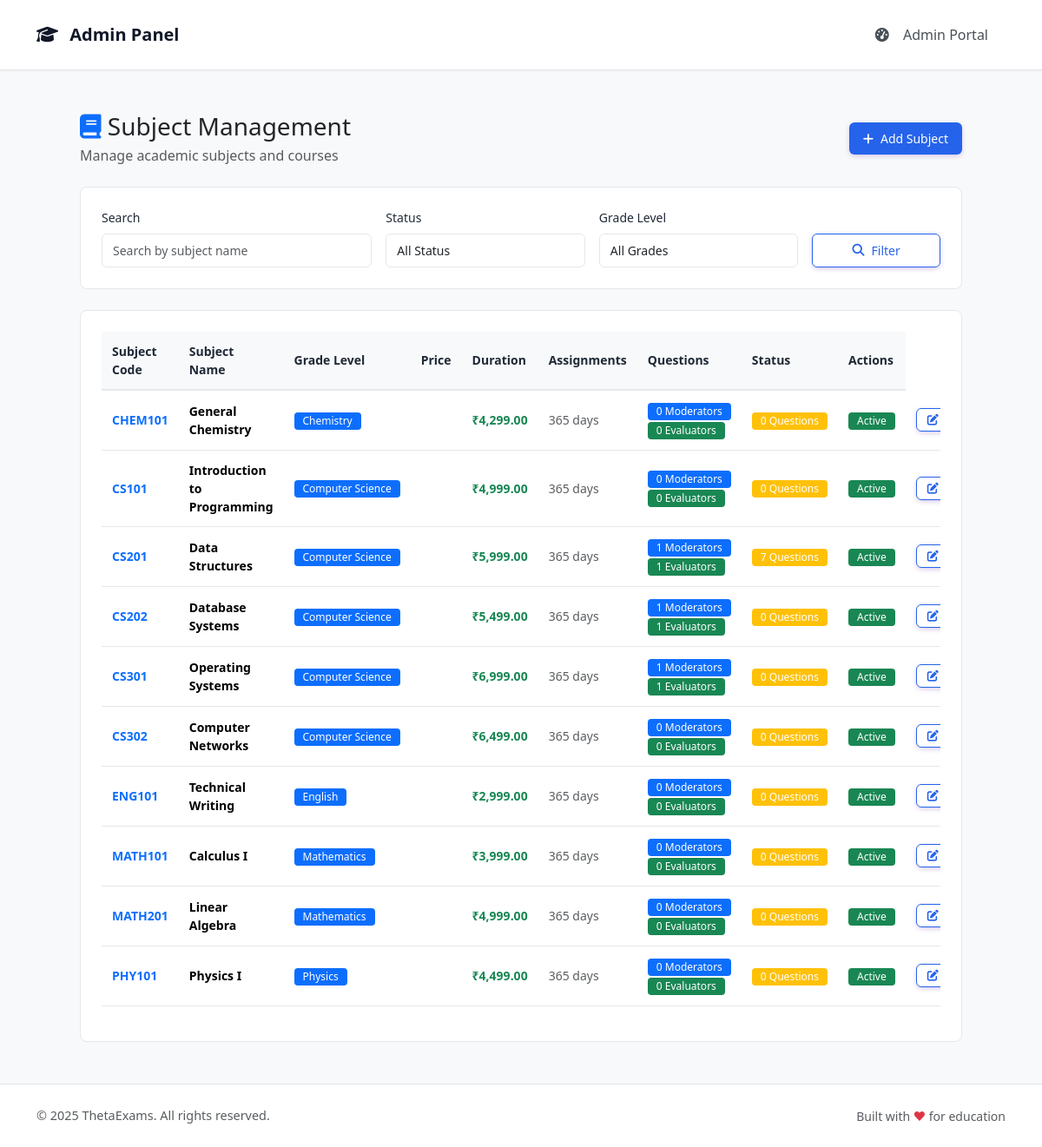
The app's page /admin/subjects.php (signed in) with its own data.
### tables this page shows
CREATE TABLE IF NOT EXISTS subjects (
    id INT AUTO_INCREMENT PRIMARY KEY,
    code VARCHAR(50) UNIQUE NOT NULL,
    name VARCHAR(150) NOT NULL,
    description TEXT NULL,
    department VARCHAR(100) NULL,
    year INT NULL,
    semester INT NULL,
    price DECIMAL(10,2) DEFAULT 100.00,
    duration_days INT DEFAULT 365,
    is_active TINYINT(1) DEFAULT 1,
    created_at TIMESTAMP DEFAULT CURRENT_TIMESTAMP,
    updated_at TIMESTAMP DEFAULT CURRENT_TIMESTAMP ON UPDATE CURRENT_TIMESTAMP,
    INDEX idx_subjects_code (code),
    INDEX idx_subjects_department (department),
    INDEX idx_subjects_active (is_active)
);

### admin/subjects.php (the view, shortened to what this page needs)
<?php
require_once('../config/config.php');
$search = isset($_GET['search']) ? trim($_GET['search']) : '';
$query = "SELECT s.*,
    (SELECT COUNT(*) FROM moderator_subjects ms WHERE ms.subject_id = s.id) as moderator_count,
    (SELECT COUNT(*) FROM evaluator_subjects es WHERE es.subject_id = s.id) as evaluator_count,
    (SELECT COUNT(*) FROM questions q WHERE q.subject_id = s.id) as questions_count
    FROM subjects s WHERE 1=1";
$query .= " ORDER BY s.code ASC";
$stmt = $conn->prepare($query);
if (!$stmt) {
    $error = "Database error: " . $conn->error;
    $subjects = false;
} else {
    $stmt->execute();
    $subjects = $stmt->get_result();
}
include('../includes/header.php');
?>
<link rel="stylesheet" href="../moderator/css/moderator-style.css">
<div class="container-fluid" style="padding-left: 50px; padding-right: 50px;">
    <div class="row">
        <div class="col-12">
            <div class="d-flex justify-content-between align-items-center mb-4 mt-4">
                <div>
                    <h1 class="h3 mb-1"><i class="fas fa-book text-primary"></i> Subject Management</h1>
                    <p class="text-muted mb-0">Manage academic subjects and courses</p>
                </div>
                <button class="btn btn-primary" data-bs-toggle="modal" data-bs-target="#subjectModal" onclick="resetForm()">
                    <i class="fas fa-plus"></i> Add Subject
                </button>
            </div>
            <div class="dashboard-card mb-4">
                <div>
                    <form method="GET" action="">
                        <div class="row g-3">
                            <div class="col-md-4">
                                <label for="search" class="form-label">Search</label>
                                <input type="text" class="form-control" id="search" name="search"
                                       value="<?= htmlspecialchars($search) ?>"
                                       placeholder="Search by subject name">
                            </div>
                            <div class="col-md-3">
                                <label for="status" class="form-label">Status</label>
                                <select class="form-select" id="status" name="status">
                                    <option value="">All Status</option>
                                </select>
                            </div>
                            <div class="col-md-3">
                                <label for="grade" class="form-label">Grade Level</label>
                                <select class="form-select" id="grade_filter" name="grade">
                                    <option value="">All Grades</option>
                                </select>
                            </div>
                            <div class="col-md-2">
                                <label class="form-label">&nbsp;</label>
                                <div class="d-grid gap-2">
                                    <button type="submit" class="btn btn-outline-primary">
                                        <i class="fas fa-search"></i> Filter
                                    </button>
                                </div>
                            </div>
                        </div>
                    </form>
                </div>
            </div>
            <div class="dashboard-card">
                <div>
                    <?php if($subjects && $subjects->num_rows > 0): ?>
                        <div class="table-responsive">
                            <table class="table table-hover">
                                <thead class="table-light">
                                    <tr>
                                        <th>Subject Code</th>
                                        <th>Subject Name</th>
                                        <th>Grade Level</th>
                                        <th>Price</th>
                                        <th>Duration</th>
                                        <th>Assignments</th>
                                        <th>Questions</th>
                                        <th>Status</th>
                                        <th>Actions</th>
                                    </tr>
                                </thead>
                                <tbody>
                                    <?php while($subject = $subjects->fetch_assoc()): ?>
                                    <tr>
                                        <td>
                                            <div class="fw-bold text-primary"><?= htmlspecialchars($subject['code']) ?></div>
                                        </td>
                                        <td>
                                            <div class="fw-semibold"><?= htmlspecialchars($subject['name']) ?></div>
                                        </td>
                                        <td>
                                            <?php if($subject['department']): ?>
                                                <span class="badge bg-primary"><?= htmlspecialchars($subject['department']) ?></span>
                                            <?php else: ?>
                                                <span class="text-muted">Not assigned</span>
                                            <?php endif; ?>
                                        </td>
                                        <td>
                                            <div class="fw-semibold text-success">
                                                                        <td>
                            <div class="fw-semibold text-success">
                                ₹<?= number_format($subject['price'] ?? 0, 2) ?>
                            </div>
                        </td>
                                            </div>
                                        </td>
                                        <td>
                                            <span class="text-muted"><?= $subject['duration_days'] ?? 365 ?> days</span>
                                        </td>
                                        <td>
                                            <div>
                                                <span class="badge bg-primary"><?= $subject['moderator_count'] ?> Moderators</span>
                                                <span class="badge bg-success"><?= $subject['evaluator_count'] ?> Evaluators</span>
                                            </div>
                                        </td>
                                        <td>
                                            <span class="badge bg-warning"><?= $subject['questions_count'] ?> Questions</span>
                                        </td>
                                        <td>
                                            <?php if($subject['is_active']): ?>
                                                <span class="badge bg-success">Active</span>
                                            <?php else: ?>
                                                <span class="badge bg-danger">Inactive</span>
                                            <?php endif; ?>
                                        </td>
                                        <td>
                                            <div class="btn-group" role="group">
                                                <button class="btn btn-sm btn-outline-primary"
                                                        onclick="editSubject(<?= $subject['id'] ?>)"
                                                        title="Edit Subject">
                                                    <i class="fas fa-edit"></i>
                                                </button>
                                            </div>
                                        </td>
                                    </tr>
                                    <?php endwhile; ?>
                                </tbody>
                            </table>
                        </div>
                    <?php endif; ?>
                </div>
            </div>
        </div>
    </div>
</div>
<?php include('../includes/footer.php'); ?>

### records on screen
subjects: code "CHEM101", name "General Chemistry", department "Chemistry", price "4,299.00", duration_days "365", moderator_count "0", evaluator_count "0", questions_count "0", is_active "Active"
subjects: code "CS101", name "Introduction to Programming", department "Computer Science", price "4,999.00", duration_days "365", moderator_count "0", evaluator_count "0", questions_count "0", is_active "Active"
subjects: code "CS201", name "Data Structures", department "Computer Science", price "5,999.00", duration_days "365", moderator_count "1", evaluator_count "1", questions_count "7", is_active "Active"
subjects: code "CS202", name "Database Systems", department "Computer Science", price "5,499.00", duration_days "365", moderator_count "1", evaluator_count "1", questions_count "0", is_active "Active"
subjects: code "CS301", name "Operating Systems", department "Computer Science", price "6,999.00", duration_days "365", moderator_count "1", evaluator_count "1", questions_count "0", is_active "Active"
subjects: code "CS302", name "Computer Networks", department "Computer Science", price "6,499.00", duration_days "365", moderator_count "0", evaluator_count "0", questions_count "0", is_active "Active"
subjects: code "ENG101", name "Technical Writing", department "English", price "2,999.00", duration_days "365", moderator_count "0", evaluator_count "0", questions_count "0", is_active "Active"
subjects: code "MATH101", name "Calculus I", department "Mathematics", price "3,999.00", duration_days "365", moderator_count "0", evaluator_count "0", questions_count "0", is_active "Active"
subjects: code "MATH201", name "Linear Algebra", department "Mathematics", price "4,999.00", duration_days "365", moderator_count "0", evaluator_count "0", questions_count "0", is_active "Active"
subjects: code "PHY101", name "Physics I", department "Physics", price "4,499.00", duration_days "365", moderator_count "0", evaluator_count "0", questions_count "0", is_active "Active"
